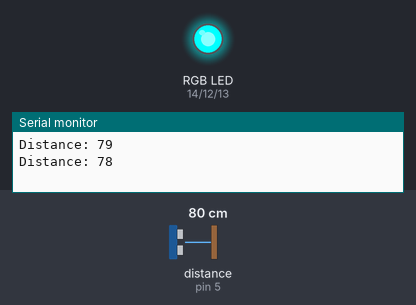
The sketch below on a simulated Arduino Uno, built with avr-gcc and run on an emulated ATmega328P. Shown: an RGB LED mixed from three pins (HIGH = lit), the last lines printed to the serial monitor. Wiring (inferred from the names in the program): ultrasonic range finder: trigger pin 16; echo pin 5. The inputs (shaded band) are chosen by the test bench; at power-on: distance to the obstacle (sensor on pin 5) 80 cm. The echo pulse lasts 58.3 µs per cm; pins used as bus, display or sensor lines are not drawn.

Above: at 1.8 s.
1.9 s: distance to the obstacle (sensor on pin 5) set to 56 cm
3.7 s: distance to the obstacle (sensor on pin 5) set to 47 cm
At 5.1 s:
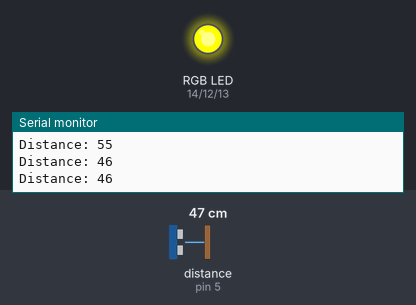
6.0 s: distance to the obstacle (sensor on pin 5) set to 23 cm
7.7 s: distance to the obstacle (sensor on pin 5) set to 20 cm
At 9.7 s:
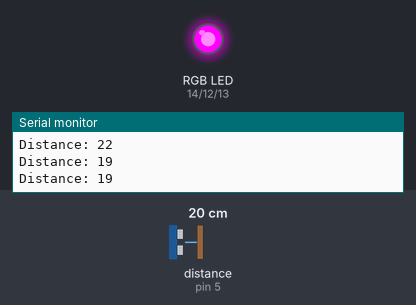
10.0 s: distance to the obstacle (sensor on pin 5) set to 14 cm
11.7 s: distance to the obstacle (sensor on pin 5) set to 10 cm
At 13.0 s:
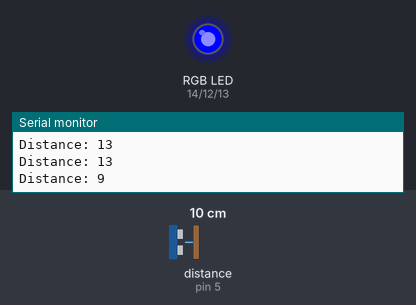
Timing chart, 0 to 14.7 s (numbered marks = the images above; inputs shaded):
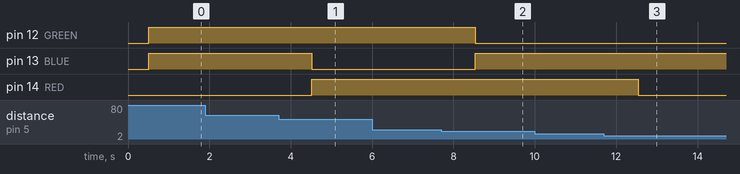

Measured:
- the behaviour switches between 52 and 51 cm on distance to the obstacle (sensor on pin 5) (found by bisection; images 0 and 1)
- the behaviour switches between 22 and 21 cm on distance to the obstacle (sensor on pin 5) (found by bisection; images 1 and 2)
- the behaviour switches between 12 and 11 cm on distance to the obstacle (sensor on pin 5) (found by bisection; images 2 and 3)
- after the input at 3.7 s, pin 13 (BLUE): HIGH → LOW after 0.82 s; pin 14 (RED): LOW → HIGH after 0.82 s
- after the input at 7.7 s, pin 12 (GREEN): HIGH → LOW after 0.83 s; pin 13 (BLUE): LOW → HIGH after 0.83 s
- after the input at 11.7 s, pin 14 (RED): HIGH → LOW after 0.84 s

The sketch:

RGB_UltraSonic.ino
```cpp
const int RED = 14; // D5
const int GREEN = 12; // D6
const int BLUE = 13; // D7

const int trigPin = 16;  //D0
const int echoPin = 5;  //D1

// defines variables
long duration;
int distance;

void setup() {
  Serial.begin(9600); // Starts the serial communication
  pinMode(trigPin, OUTPUT); // Sets the trigPin as an Output
  pinMode(echoPin, INPUT); // Sets the echoPin as an Input
  pinMode(RED, OUTPUT);
  pinMode(GREEN, OUTPUT);
  pinMode(BLUE, OUTPUT);
}

void loop() {
  // Clears the trigPin
digitalWrite(trigPin, LOW);
delayMicroseconds(2);

// Sets the trigPin on HIGH state for 10 micro seconds
digitalWrite(trigPin, HIGH);
delayMicroseconds(10);
digitalWrite(trigPin, LOW);

// Reads the echoPin, returns the sound wave travel time in microseconds
duration = pulseIn(echoPin, HIGH);

// Calculating the distance
distance= duration*0.034/2;
// Prints the distance on the Serial Monitor
Serial.print("Distance: ");
Serial.println(distance);
delay(500);

if(distance <= 5)
{
  analogWrite(RED, 0);
  analogWrite(GREEN,255);
  analogWrite(BLUE, 255);
  delay (500);
}
else if(distance <=10 && distance >5)
{
  analogWrite(RED, 0);
  analogWrite(GREEN, 0);
  analogWrite(BLUE, 255);
  delay (500);
}
else if(distance <=20 && distance >10)
{
  analogWrite(RED, 255);
  analogWrite(GREEN, 0);
  analogWrite(BLUE, 255);
  delay (500);
}
else if(distance <=50 && distance >20)
{
  analogWrite(RED, 255);
  analogWrite(GREEN, 255);
  analogWrite(BLUE, 0);
  delay (500);
}
else if(distance >50)
{
  analogWrite(RED, 0);
  analogWrite(GREEN, 255);
  analogWrite(BLUE, 128);
  delay (500);
}
}
```
